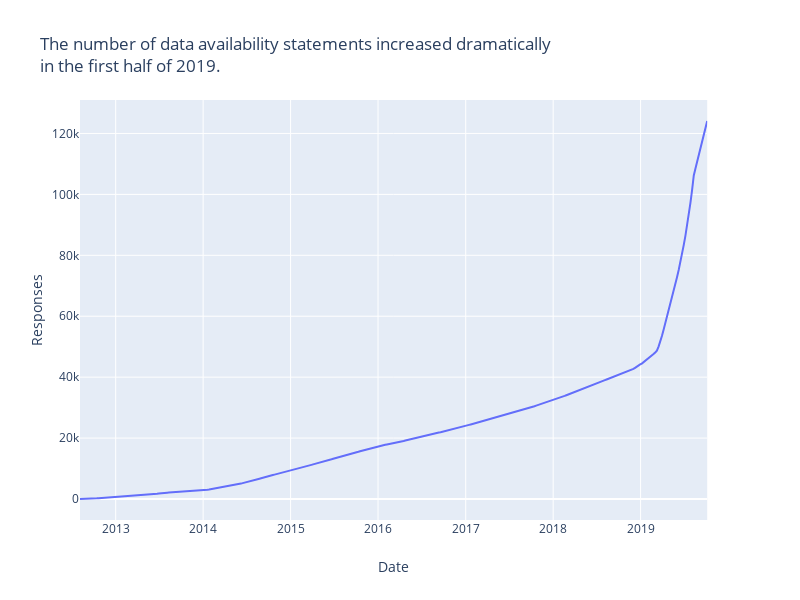

Notebook code cell kept with this figure:
### Code cell
fig = px.line(
    weekly_answers,
    x="submissiondate",
    y="cumulative_answers",
    title="The number of data availability statements increased dramatically<br>in the first half of 2019.",
    width=800,
)

fig.update_xaxes(title_text="Date")
fig.update_yaxes(title_text="Responses")

fig_path = os.path.join(PROJ_ROOT + "/reports/figures/" + "0.3-01-answers_growth")

pio.write_html(fig, fig_path + ".html", include_plotlyjs="cdn")
pio.write_image(fig, fig_path + ".svg")

fig.show()

### Figure 1 — Plotly figure (JSON) as saved in the notebook; plotly's stock layout.template omitted (floating-point values rounded to 4 significant figures; data arrays with more than 128 entries replaced by an {"elided": "..."} marker saying what was removed)
{"data": [{"hoverlabel": {"namelength": 0}, "hovertemplate": "submissiondate=%{x}<br>cumulative_answers=%{y}", "legendgroup": "", "line": {"color": "#636efa", "dash": "solid"}, "mode": "lines", "name": "", "showlegend": false, "type": "scatter", "x": {"elided": "375 str values"}, "xaxis": "x", "y": {"elided": "375 int values"}, "yaxis": "y"}], "layout": {"height": 600, "legend": {"tracegroupgap": 0}, "title": {"text": "The number of data availability statements increased dramatically<br>in the first half of 2019."}, "width": 800, "xaxis": {"anchor": "y", "autorange": true, "domain": [0, 0.98], "range": ["2012-08-05", "2019-10-06"], "title": {"text": "Date"}, "type": "date"}, "yaxis": {"anchor": "x", "autorange": true, "domain": [0, 1], "range": [-6893.0, 131000.0], "title": {"text": "Responses"}, "type": "linear"}}}
